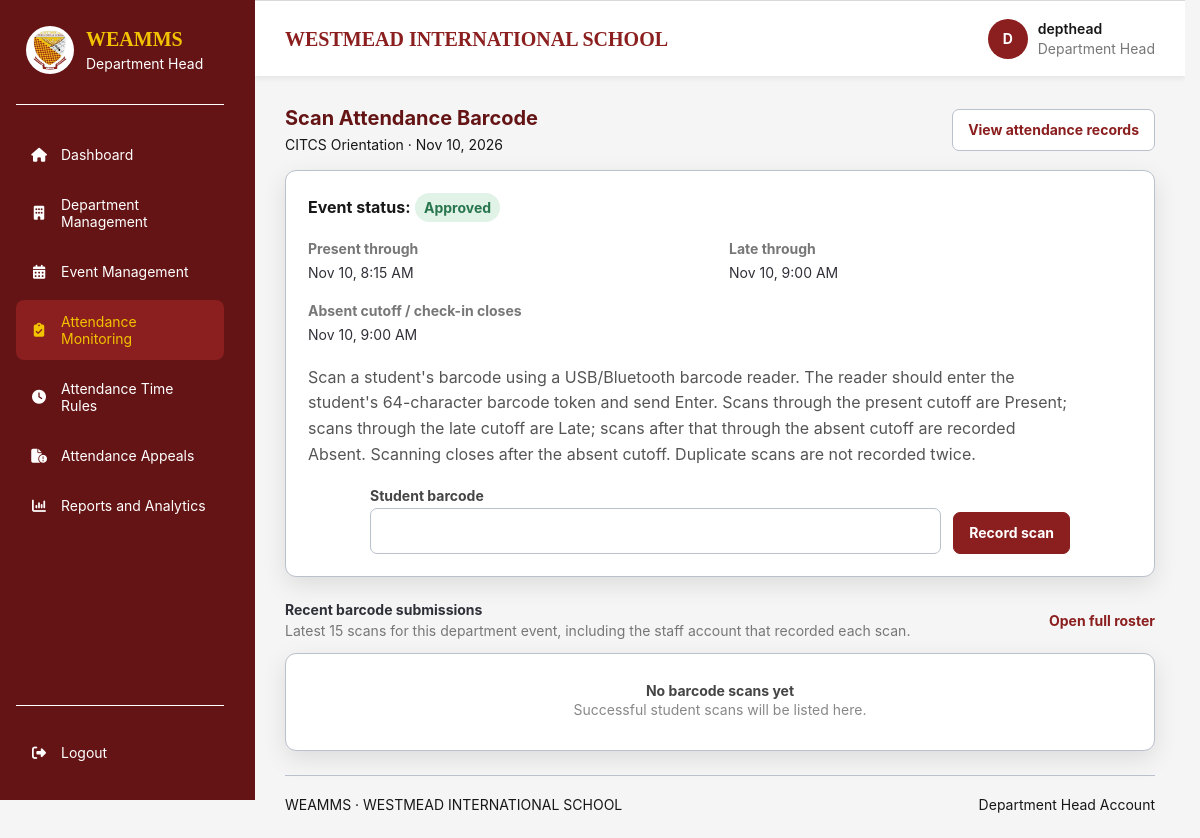
The page /department-head/attendance/scan.php?event_id=1 (signed in) on the database its author committed.
### tables this page shows
CREATE TABLE `attendance_settings` (
  `attendance_setting_id` bigint(20) UNSIGNED NOT NULL,
  `event_id` bigint(20) UNSIGNED NOT NULL,
  `present_until` datetime NOT NULL,
  `late_until` datetime NOT NULL,
  `absent_after` datetime NOT NULL,
  `updated_by` bigint(20) UNSIGNED NOT NULL,
  `updated_at` timestamp NOT NULL DEFAULT current_timestamp() ON UPDATE current_timestamp()
);

CREATE TABLE `events` (
  `event_id` bigint(20) UNSIGNED NOT NULL,
  `department_id` bigint(20) UNSIGNED NOT NULL,
  `requested_by` bigint(20) UNSIGNED NOT NULL,
  `academic_period_id` bigint(20) UNSIGNED NOT NULL,
  `event_title` varchar(200) NOT NULL,
  `event_description` text DEFAULT NULL,
  `venue` varchar(200) DEFAULT NULL,
  `start_at` datetime NOT NULL,
  `end_at` datetime NOT NULL,
  `attendance_opens_at` datetime DEFAULT NULL,
  `attendance_closes_at` datetime DEFAULT NULL,
  `event_status` enum('pending','approved','rejected','cancelled','cancellation_requested','completed') NOT NULL DEFAULT 'pending',
  `admin_reviewed_by` bigint(20) UNSIGNED DEFAULT NULL,
  `admin_reviewed_at` datetime DEFAULT NULL,
  `admin_remarks` text DEFAULT NULL,
  `cancellation_requested_at` datetime DEFAULT NULL,
  `cancellation_requested_by` bigint(20) UNSIGNED DEFAULT NULL,
  `cancellation_request_remarks` text DEFAULT NULL,
  `created_at` timestamp NOT NULL DEFAULT current_timestamp(),
  `updated_at` timestamp NOT NULL DEFAULT current_timestamp() ON UPDATE current_timestamp()
);

### includes/department_head_context.php (called while the page is built, shortened)
<?php
function dhEscape(mixed $value): string
{
    return htmlspecialchars(
        (string) $value,
        ENT_QUOTES,
        'UTF-8'
    );
}

### department-head/attendance/scan.php (the view, shortened to what this page needs)
<?php
require_once __DIR__ . '/../../includes/department_head_context.php';
$requestInput = $_SERVER['REQUEST_METHOD'] === 'POST' ? $_POST : $_GET;
$eventId = filter_var($requestInput['event_id'] ?? null, FILTER_VALIDATE_INT);
$eventStmt = $pdo->prepare(
    "SELECT e.event_id, e.event_title, e.start_at, e.end_at,
            e.event_status, s.present_until, s.late_until, s.absent_after
     FROM events e
     LEFT JOIN attendance_settings s ON s.event_id = e.event_id
     WHERE e.event_id = ? AND e.department_id = ?
     LIMIT 1"
);
$eventStmt->execute([$eventId, $departmentId]);
$event = $eventStmt->fetch(PDO::FETCH_ASSOC);
$barcode = '';
$isApproved = $event['event_status'] === 'approved';
$hasRules = !empty($event['present_until'])
    && !empty($event['late_until'])
    && !empty($event['absent_after']);
$recentStmt = $pdo->prepare(
    "SELECT ea.attendance_status, ea.check_in_at,
            r.student_number, r.first_name, r.middle_name, r.last_name,
            u.username AS recorded_by
     FROM event_attendance ea
     INNER JOIN events e ON e.event_id = ea.event_id
     INNER JOIN event_attendance_roster r
        ON r.event_id = ea.event_id AND r.student_id = ea.student_id
     LEFT JOIN users u ON u.user_id = ea.recorded_by_user_id
     WHERE ea.event_id = ? AND e.department_id = ?
       AND ea.record_source = 'barcode'
     ORDER BY ea.check_in_at DESC, ea.attendance_id DESC
     LIMIT 15"
);
$recentStmt->execute([$eventId, $departmentId]);
$recentScans = $recentStmt->fetchAll(PDO::FETCH_ASSOC);
require_once __DIR__ . '/../../includes/department_head_layout_start.php';
?>
<section class="dashboard-section management-page barcode-scan-page">
    <div class="section-heading">
        <div>
            <h2>Scan Attendance Barcode</h2>
            <p><?= dhEscape($event['event_title']) ?> · <?= dhEscape(date('M j, Y', strtotime($event['start_at']))) ?></p>
        </div>
        <a class="management-button management-button-secondary" href="<?= dhEscape($baseUrl) ?>/department-head/attendance/records.php?event_id=<?= (int) $eventId ?>">View attendance records</a>
    </div>
    <div class="department-panel barcode-scan-panel">
        <p>
            <strong>Event status:</strong>
            <span class="status-pill status-<?= dhEscape($event['event_status']) ?>"><?= dhEscape(ucwords(str_replace('_', ' ', $event['event_status']))) ?></span>
        </p>
        <?php if (!$isApproved): ?>
            <div class="management-alert">Attendance scanning is available only for approved events.</div>
        <?php else: ?>
            <dl class="management-detail-grid barcode-cutoff-summary">
                <div><dt>Present through</dt><dd><?= dhEscape(date('M j, g:i A', strtotime($event['present_until']))) ?></dd></div>
                <div><dt>Late through</dt><dd><?= dhEscape(date('M j, g:i A', strtotime($event['late_until']))) ?></dd></div>
                <div><dt>Absent cutoff / check-in closes</dt><dd><?= dhEscape(date('M j, g:i A', strtotime($event['absent_after']))) ?></dd></div>
            </dl>
            <p class="barcode-scan-guidance">
                Scan a student's barcode using a USB/Bluetooth barcode reader. The reader should enter the student's 64-character barcode token and send Enter. Scans through the present cutoff are Present; scans through the late cutoff are Late; scans after that through the absent cutoff are recorded Absent. Scanning closes after the absent cutoff. Duplicate scans are not recorded twice.
            </p>
            <form class="barcode-scan-form" method="post" action="<?= dhEscape($baseUrl) ?>/department-head/attendance/scan.php?event_id=<?= (int) $eventId ?>">
                <label for="barcode">Student barcode</label>
                <input
                    id="barcode"
                    name="barcode"
                    type="password"
                    inputmode="text"
                    autocomplete="off"
                    autocapitalize="off"
                    spellcheck="false"
                    maxlength="64"
                    pattern="[a-fA-F0-9]{64}"
                    required
                    autofocus
                    value="<?= dhEscape($barcode) ?>">
                <button class="management-button" type="submit">Record scan</button>
            </form>
        <?php endif; ?>
    </div>
    <div class="barcode-scan-monitor">
        <div class="attendance-monitor-panel-heading">
            <div>
                <h3>Recent barcode submissions</h3>
                <p>Latest 15 scans for this department event, including the staff account that recorded each scan.</p>
            </div>
            <a class="management-link" href="<?= dhEscape($baseUrl) ?>/department-head/attendance/records.php?event_id=<?= (int) $eventId ?>">Open full roster</a>
        </div>
        <?php if ($recentScans === []): ?>
            <div class="department-panel empty-state"><strong>No barcode scans yet</strong><p>Successful student scans will be listed here.</p></div>
        <?php endif; ?>
    </div>
</section>
<?php require __DIR__ . '/../../includes/footer.php'; ?>
</main>
</body>
</html>

### assets/css/style.css (style rules this page uses)
:root { --wis-maroon-light: #B43737; --wis-maroon: #8B1E1E; --wis-maroon-dark: #641414; --wis-gold: #F2C300; --wis-gold-dark: #D6A900; --wis-white: #FFFFFF; --wis-light-blue: #E8F0FE; --wis-black: #171717; --wis-background: #F5F5F5; --wis-border: #B8C1CC; --wis-shadow: 0 8px 25px rgba(0, 0, 0, 0.10); }
* { box-sizing: border-box; margin: 0; padding: 0; }
html { scroll-behavior: smooth; }
body { display: flex; justify-content: center; align-items: flex-start; min-height: 100vh; padding: 0 20px; background: var(--wis-background); color: var(--wis-black); font-family: Arial, Helvetica, sans-serif; }
form { width: 100%; margin: 0 auto; }
button { display: block; width: 100%; min-height: 48px; padding: 12px 14px; border: 2px solid var(--wis-maroon); border-radius: 7px; background: var(--wis-maroon); color: var(--wis-white); font-family: Arial, Helvetica, sans-serif; font-size: 14px; font-weight: 700; cursor: pointer; transition: background 0.2s ease, border-color 0.2s ease, color 0.2s ease, transform 0.2s ease; }

### rows shown on the page
attendance_settings: event.event_title "CITCS Orientation", event.start_at "Nov 10, 2026", event.event_status "Approved", present_until "Nov 10, 8:15 AM", late_until "Nov 10, 9:00 AM", absent_after "Nov 10, 9:00 AM"

### other values the page prints
str_replace('_', ' ', $role) "Department Head"
$label "Dashboard"
$label "Department Management"
$label "Event Management"
$label "Attendance Monitoring"
$label "Attendance Time Rules"
$label "Attendance Appeals"
$label "Reports and Analytics"
$initial "D"
$username "depthead"
$userRole "Department Head"
$footerRoleLabel "Department Head"
